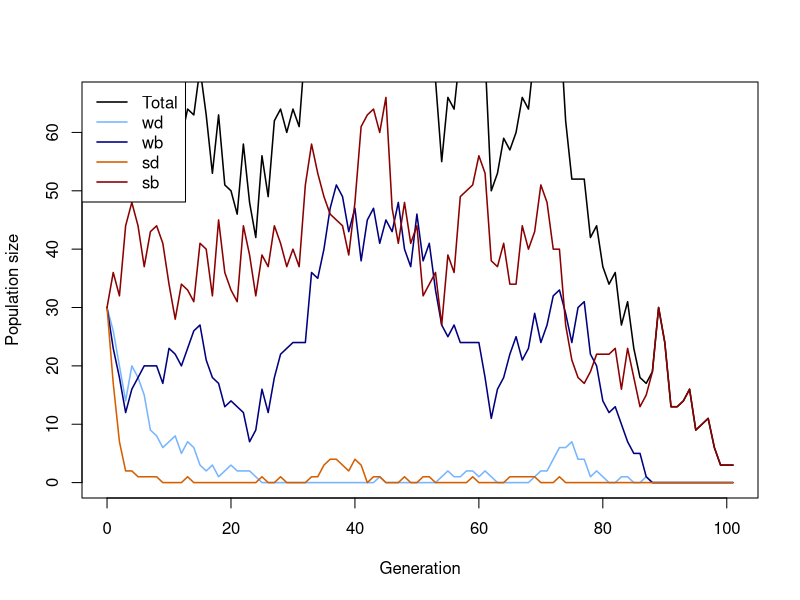
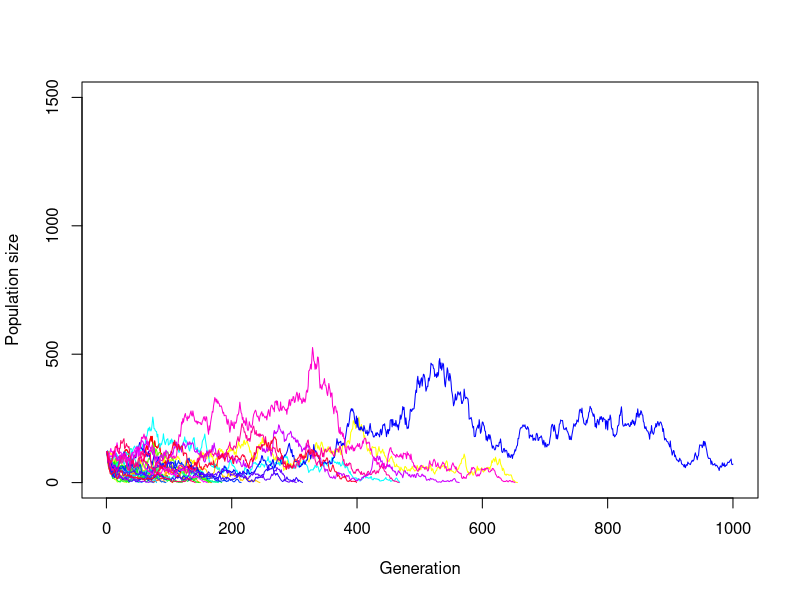
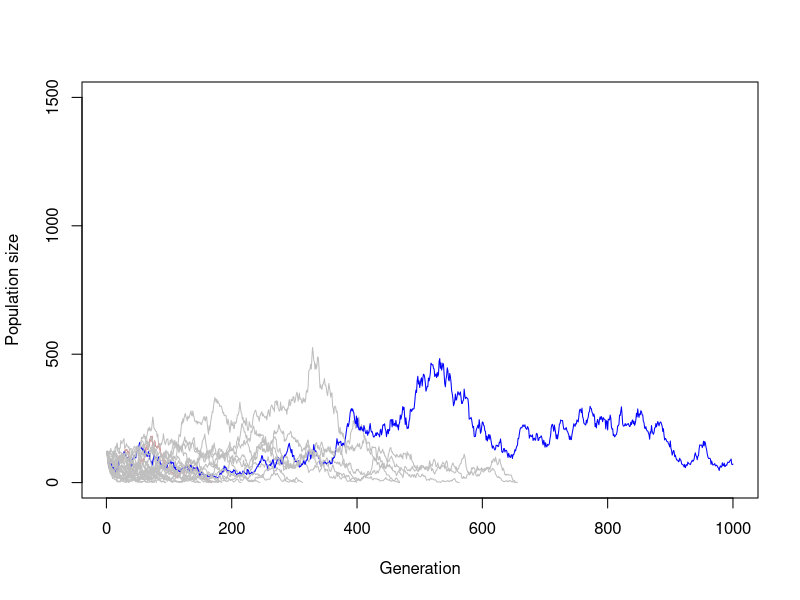
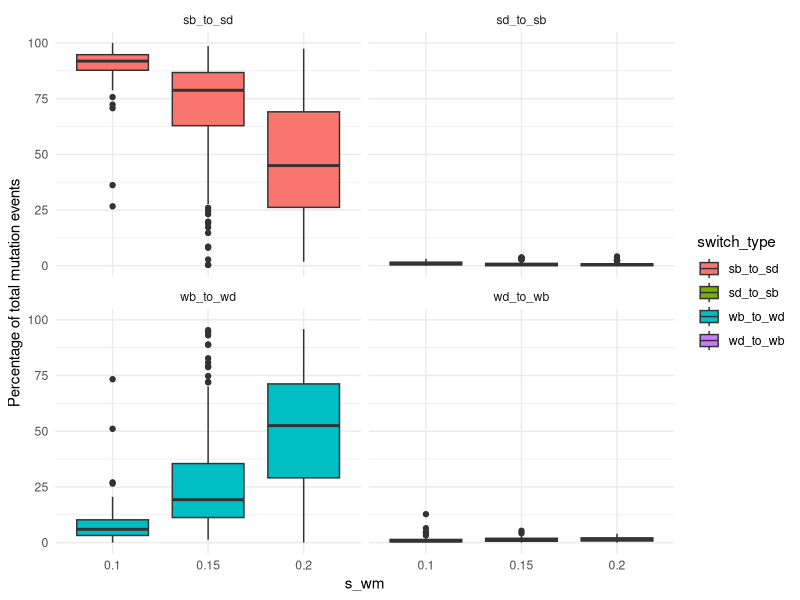
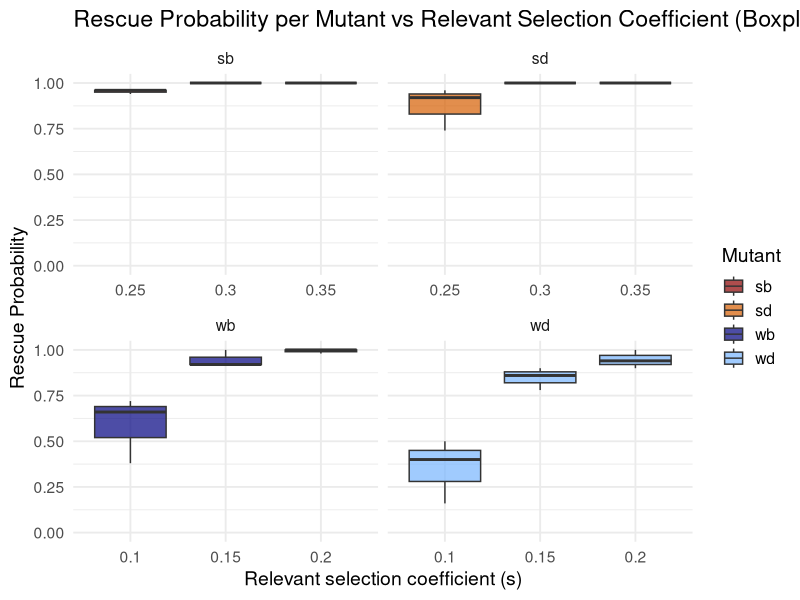
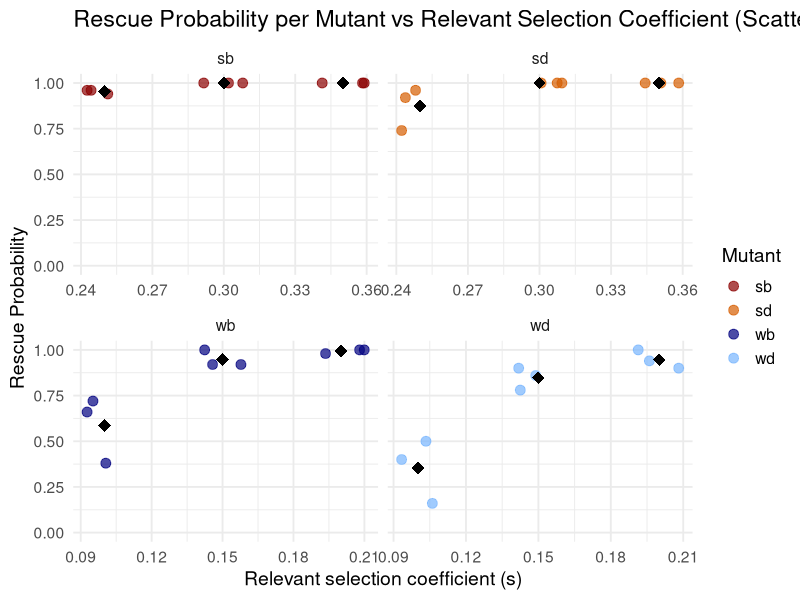
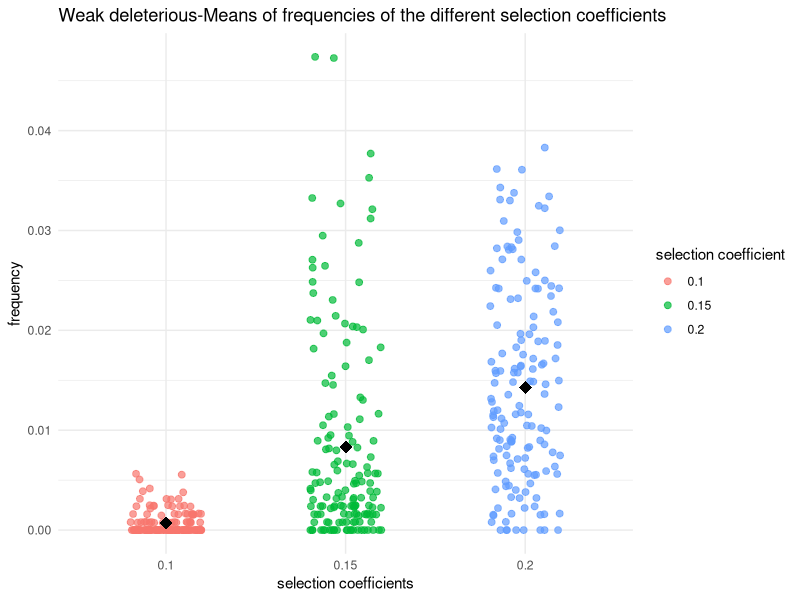
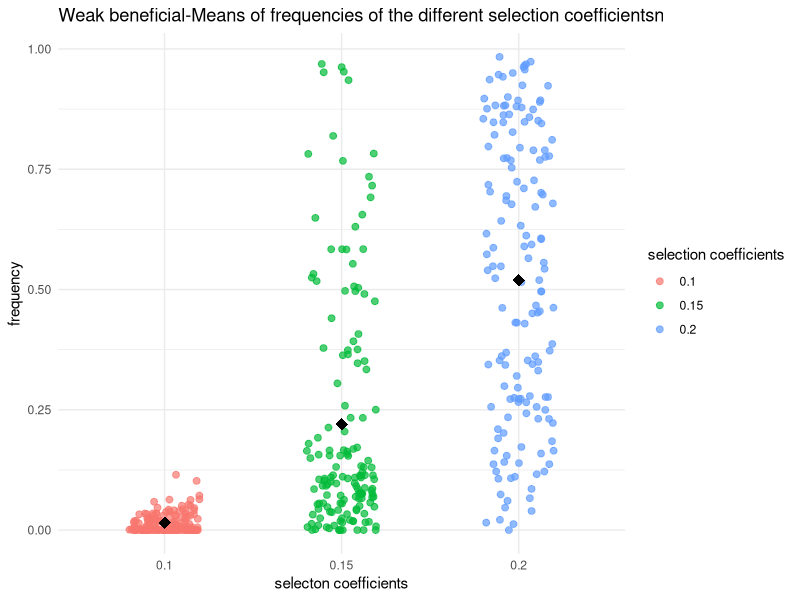

Reproduce these figures in R, in order.
## ---- chunk 1
# Function for simulating one Generation in the Population
# adding the population sizes, decay rates, seleection coefficients and mutation rates
simulate_one_gen <- function(N_wd, N_wb, N_sd, N_sb, decay_rate_wm, decay_rate_sm, s_wm, s_sm, m_rate_wm, m_rate_sm) {
  
  # draw Offspring according to Poisson Distribution
  # altered so all four different mutations are considered 
  # for deleterious mutations the s is calculated minus (negative effect) and for the beneficial muation the s is added (positive effect)
  
  offsp_wd <- rpois(1, N_wd * (1-decay_rate_wm-s_wm))
  offsp_wb <- rpois(1, N_wb * (1-decay_rate_wm+s_wm))
  offsp_sd <- rpois(1, N_sd * (1-decay_rate_sm-s_sm))
  offsp_sb <- rpois(1, N_sb * (1-decay_rate_sm+s_sm))
  
  # draw changing Mutants according to Poisson Distribution
  # alterations considering the for different mutations 
  
  mut_wd_to_wb <- rpois(1, offsp_wd * m_rate_wm)
  mut_sd_to_sb <- rpois(1, offsp_sd * m_rate_sm)
  mut_wb_to_wd <- rpois(1, offsp_wb * m_rate_wm)
  mut_sb_to_sd <- rpois(1, offsp_sb * m_rate_sm)
  
  # determine new Population Sizes of all four Mutants (2 versions of weak Mutations   and 2   versions of strong Mutations)
  # to account for back mutations as well (beneficial to deleterious), mutations rates for these cases are added (mut_b_to_d)
  
  N_wd_new <- max(offsp_wd - mut_wd_to_wb+ mut_wb_to_wd,0)
  N_wb_new <- max(offsp_wb - mut_wb_to_wd+ mut_wd_to_wb,0)
  N_sd_new <- max(offsp_sd - mut_sd_to_sb+ mut_sb_to_sd,0)
  N_sb_new <- max(offsp_sb - mut_sb_to_sd+ mut_sd_to_sb,0)
  
  # with the return function, the new values for population sizes are stored
  
   # Return new population sizes and mutation changes
  return(list(
    N_wd_new = N_wd_new,
    N_wb_new = N_wb_new,
    N_sd_new = N_sd_new,
    N_sb_new = N_sb_new,
    mut_wb_to_wd = mut_wb_to_wd,
    mut_wd_to_wb = mut_wd_to_wb,
    mut_sb_to_sd = mut_sb_to_sd,
    mut_sd_to_sb = mut_sd_to_sb
  ))
}
  # with print we visualize the numbers we get for the population sizes and mutation changes, we simulate the population by setting our parameters to certain values 


print(simulate_one_gen(N_wd=50, N_wb=50, N_sd=50, N_sb=50, decay_rate_wm=0.2, decay_rate_sm=0.2, s_wm=0.1, s_sm=0.2, m_rate_wm=0.002, m_rate_sm=0.003))
## ---- chunk 2
# Simulation runs until the 100th Generation

max_gen=1000

#With this function we simulate over generations, we put initial population sizes of the four mutations, with the parameter max_gen we determine that our simulation maximally runs until the 100th geneeration

simulate_pop <- function(init_wd, init_wb,  init_sd, init_sb, decay_rate_wm, decay_rate_sm, s_wm, s_sm, m_rate_wm, m_rate_sm, max_gen) {
  
  # Create the Vector in which to save the Results
  pop_vector <- c(init_wd,init_wb, init_sd, init_sb)
  
  # initiate the variables
  pop_new <- c(init_wd, init_wb, init_sd, init_sb)
  
  # defining counters for mutation changes
  count_wb_to_wd <- 0
  count_wd_to_wb <- 0
  count_sb_to_sd <- 0
  count_sd_to_sb <- 0
  total_mut_events <- 0
  
  # run the Simulation until Generation max_gen
  for (i in 1:(max_gen + 1)) {
    
    # redefine the current Population one Generation later
    results <- simulate_one_gen(pop_new[1],pop_new[2],pop_new[3],pop_new[4], decay_rate_wm, decay_rate_sm, s_wm, s_sm, m_rate_wm, m_rate_sm)
    
    # add the new Population Sizes to the Output Vector
    pop_new <- c(results$N_wd_new, results$N_wb_new, results$N_sd_new, results$N_sb_new)
    pop_vector <- rbind(pop_vector,pop_new)
    
     # count for tracking Mutations
    count_wb_to_wd <- count_wb_to_wd + results$mut_wb_to_wd
    count_wd_to_wb <- count_wd_to_wb + results$mut_wd_to_wb
    count_sb_to_sd <- count_sb_to_sd + results$mut_sb_to_sd
    count_sd_to_sb <- count_sd_to_sb + results$mut_sd_to_sb
    total_mut_events <- total_mut_events + results$mut_wb_to_wd + results$mut_wd_to_wb +
      results$mut_sb_to_sd + results$mut_sd_to_sb
      
    # Condition to stop the Simulation before max_gen: either the Population exceeds 10 Times the Original Population Size, or it goes extinct
    
    if ((sum(pop_new) >= 10 * sum(c(init_wd, init_wb, init_sd, init_sb))) || sum(pop_new) == 0)
      break

}
    # calculating Mutation Frequencies percent
    if (total_mut_events > 0) {
    freq_wb_to_wd <- 100 * count_wb_to_wd / total_mut_events
    freq_wd_to_wb <- 100 * count_wd_to_wb / total_mut_events
    freq_sb_to_sd <- 100 * count_sb_to_sd / total_mut_events
    freq_sd_to_sb <- 100 * count_sd_to_sb / total_mut_events
  } else {
    freq_wb_to_wd <- freq_wd_to_wb <- freq_sb_to_sd <- freq_sd_to_sb <- 0
  }  
  # Define the Row and Column Names of the Output Vector
  rownames(pop_vector) <- (0:max_gen)[1:length(pop_vector[,1])] 
  
  # the colom-names in our vectors are according to our mutations (wd, wb, sd, sb)
  
  colnames(pop_vector) <- c("wd","wb", "sd", "sb")
  
    
  
  # Return mutation results
  return(list(
    population = pop_vector,
    switch_stats = data.frame(
      wb_to_wd = freq_wb_to_wd,
      wd_to_wb = freq_wd_to_wb,
      sb_to_sd = freq_sb_to_sd,
      sd_to_sb = freq_sd_to_sb
    )
  ))
}
  



# Test the Function and plot the Result

max_gen <- 100

# Simulation Data with certain values determined

output <- simulate_pop(init_wd=30, init_wb=30,  init_sd=30, init_sb=30, decay_rate_wm=0.1, decay_rate_sm=0.2, s_wm=0.1, s_sm=0.2, m_rate_wm=0.003, m_rate_sm=0.005,max_gen)

# show the last few Lines of the Data Table

print(tail(output))

# extracting Population-Matrix 
pop_matrix <- output$population

# assign frequencies of mutation changes
switch_stats <- output$switch_stats


# determine x Axis Range 
x_range <- 0:(nrow(pop_matrix)-1)

# plot the Output
# this plots the total Population Size-black line visible in the plot
plot(x_range, pop_matrix[,1] + pop_matrix[,2] + pop_matrix[,3] + pop_matrix[,4],
     type='l', ylim=c(0,max(pop_matrix)), xlab="Generation", ylab="Population size",
     col="black", lwd=1.5)

# adding each mutant
lines(x_range, pop_matrix[,1], col="#77b5fe", lwd=1.5) # wd
lines(x_range, pop_matrix[,2], col="navyblue", lwd=1.5) # wb
lines(x_range, pop_matrix[,3], col="#D55E00", lwd=1.5) # sd
lines(x_range, pop_matrix[,4], col="darkred", lwd=1.5) # sb

# Legend
legend("topleft",
       legend=c("Total","wd","wb","sd","sb"),
       col=c("black","#77b5fe","navyblue","#D55E00","darkred"),
       lty=1, lwd=1.5)

# output of mutation changes in per cent
print(switch_stats)

## ---- chunk 3
# code for plotting the result of different populations in one plot
init_wd <- 30
init_wb <- 30
init_sd <- 30
init_sb <- 30
m_rate_wm <- 0.003 
m_rate_sm <- 0.005
decay_rate_wm <- 0.1
decay_rate_sm <- 0.2
s_wm <- 0.1
s_sm <- 0.2
max_gen <- 1000
replicates <- 30


# defining Data Frame to save one Row (Population Size for multiple Generations until max_gen) after one Loop
temp_output <- data.frame(array(NA, dim = c(0,max_gen)))
# defining Data Frame to save all Results from Loop
final_output <- data.frame(array(NA, dim = c(replicates,max_gen)))
# defining a Set of colors in order to color each Line differently
lines_colors <- rainbow(replicates)

# simulating a population multiple times
for (i in 1:replicates) {
  temp_output <- simulate_pop(
    init_wd, init_wb, init_sd, init_sb,
    decay_rate_wm, decay_rate_sm,
    s_wm, s_sm,
    m_rate_wm, m_rate_sm,
    max_gen = max_gen)
  # extract Pop Matrix
  pop_matrix <- temp_output$population
  
  # calculate Row Sums
  temp_output <- rowSums(pop_matrix[, c("wd", "wb", "sd", "sb")])
  # adding to Result Table
  final_output[i, 1:length(temp_output)]<-temp_output
}

# defining end_gen which is as long as the last Generation where the pop size is an actual Number and not NA yet
end_gen<-tail(which(!is.na(final_output[1,])), 1)
# Plot first Line / first Population
plot(x=1:max_gen,y=final_output[1,1:max_gen],type='l',ylim=c(0,max(1500, na.rm = TRUE)),xlab =  "Generation",ylab = "Population size", col = lines_colors[1])
# Loop for plotting each Row of Data Table / Population as a Line in the Plot
for (i in 1:replicates) {
  
  end_gen<-tail(which(!is.na(final_output[i,])), 1)
  # each line gets assigned to a Color of lines_colors
  lines(x=1:max_gen,y=final_output[i,1:max_gen], col=lines_colors[i])
  
  
}

# same plot only that all lines of populations that go extinct, are colored grey
# defining end_gen which is as long as the last Generation where the pop size is an actual Number and not NA yet
end_gen<-tail(which(!is.na(final_output[1,])), 1)
# Plot one Line / one Population
plot(x=1:max_gen,y=final_output[1,1:max_gen],type='l',ylim=c(0,max(1500, na.rm = TRUE)),xlab =  "Generation",ylab = "Population size", col = lines_colors[1])
# Loop for plotting each Row of Data Table / Population as a Line in the Plot
for (i in 1:replicates) {
  
  end_gen<-tail(which(!is.na(final_output[i,])), 1)
  # if the length of end_gen is shorter than max_gen,then the Line will be colored grey
  if (end_gen < max_gen){
    line_col <- "grey"
    # otherwise the line is colored randomly with another color
  } else {
    line_col <- lines_colors[i]
  }
  lines(x=1:max_gen,y=final_output[i,1:max_gen], col=line_col)
  
  
}

## ---- chunk 4
# set some Parameters to fixed Values

init_wd <- 30
init_wb <- 30
init_sd <- 30
init_sb <- 30
m_rate_wm <- 0.01
m_rate_sm <- 0.01
decay_rate_wm <- 0.1
decay_rate_sm <- 0.2
s_wm <- 0.05
s_sm <- 0.1
max_gen <- 1000
# determine how often to run the Simulation for each set of Parameters
no_replicates <- 50


# set Parameters to vary
s_values_wm <- c(0.10,0.15,0.2)
s_values_sm <- c(0.25,0.30,0.35)
#Commented to vary always only one variable
#m_values_wm <- c(0.001,0.01,0.05)
#m_values_sm <- c(0.05,0.1,0.15)


# initialize Data Table - where to collect the Results
data_table <- c()
data_table_wd<- c()
data_table_wb<- c()
data_table_sd<- c()
data_table_sb<- c()
# empty list to save rescue results
rescue_results <- data.frame(
  s_wm = numeric(),
  s_sm = numeric(),
  replicate = integer(),
  rescued = integer()
)

# preparing list to save mutation changes (in per cent) for all replicates - only if they exist
switch_stats_all <- data.frame(
  s_wm = numeric(),
  s_sm = numeric(),
  replicate = integer(),
  wb_to_wd = numeric(),
  wd_to_wb = numeric(),
  sb_to_sd = numeric(),
  sd_to_sb = numeric()
)

library(dplyr)
library(ggplot2)
library(tidyr)

# define total runs and rescue count
total_runs<-0
rescue_count<-0
# run the Simulation across all chosen parameters
# loop over mutation rates
#for(mval_wm in m_values_wm){
 # for(mval_sm in m_values_sm){
    # loop over Selection strength
    for(sval_wm in s_values_wm){
      for(sval_sm in s_values_sm){
        # different Way of running many Simulations: make Replicates using "repeat" Function         with a counter i
        # reset Counter
        i<-1
        
        repeat {
          # increase Counter by one
          i<-i+1
          # defining total runs
          total_runs <- total_runs + 1
          # run the Simulation once
          one_run <- simulate_pop(init_wd, init_wb, init_sd, init_sb,
                                  decay_rate_wm, decay_rate_sm,
                                  sval_wm, sval_sm, m_rate_wm,m_rate_sm, max_gen)
          
          # determine total Population Sizes
         pop_matrix <- one_run$population


         total_size <- rowSums(pop_matrix)
          
  # defining popuation matrix
  pop_matrix <- one_run$population
  # calculating total size (1 row is equal to total pop size, meaning adding up all columns)
  total_size <- rowSums(pop_matrix)
# saving mutation changes  
 if (!is.null(one_run$switch_stats) && nrow(one_run$switch_stats) > 0) {
  switch_stats <- one_run$switch_stats
  switch_stats_all <- rbind(
    switch_stats_all,
    data.frame(
      s_wm = sval_wm,
      s_sm = sval_sm,
      replicate = i-1,
      wb_to_wd = switch_stats$wb_to_wd,
      wd_to_wb = switch_stats$wd_to_wb,
      sb_to_sd = switch_stats$sb_to_sd,
      sd_to_sb = switch_stats$sd_to_sb
    )
  )
}
          
          
          # determine final Population Size for each Mutant
          N_end_wd <- pop_matrix[nrow(pop_matrix), "wd"]
          N_end_wb <- pop_matrix[nrow(pop_matrix), "wb"]
          N_end_sd <- pop_matrix[nrow(pop_matrix), "sd"]
          N_end_sb <- pop_matrix[nrow(pop_matrix), "sb"]
        
          total_end <- N_end_wd + N_end_wb + N_end_sd + N_end_sb
          # introduce rescue count
         rescued_wd <- ifelse(N_end_wd > 0, 1, 0)
         rescued_wb <- ifelse(N_end_wb > 0, 1, 0)
         rescued_sd <- ifelse(N_end_sd > 0, 1, 0)
         rescued_sb <- ifelse(N_end_sb > 0, 1, 0)

         
          # save rescue outcome (rescue or extinction)
          rescue_results <- rbind(rescue_results,
            data.frame(
              s_wm = sval_wm,
              s_sm = sval_sm,
              replicate = i - 1,
              rescued_wd = rescued_wd,
              rescued_wb = rescued_wb,
              rescued_sd = rescued_sd,
              rescued_sb = rescued_sb
  )
)

          # determine Frequencies of each mutant in the final Population
          freq_wd <- ifelse(total_end > 0, N_end_wd / total_end, 0)
          freq_wb <- ifelse(total_end > 0, N_end_wb / total_end, 0)
          freq_sd <- ifelse(total_end > 0, N_end_sd / total_end, 0)
          freq_sb <- ifelse(total_end > 0, N_end_sb / total_end, 0)
          
          
          
          data_table_wd<- rbind(data_table_wd, c(sval_wm,freq_wd))
          data_table_wb<- rbind(data_table_wb, c(sval_wm, freq_wb))
          data_table_sd<- rbind(data_table_sd,c(sval_sm, freq_sd))
          data_table_sb<-rbind(data_table_sb, c (sval_sm,freq_sb))
          # enter the Data into the Table
          data_table <- rbind(data_table,c(m_rate_wm = 0.001,m_rate_sm = 0.005,sval_wm,sval_sm,N_end_wd,N_end_wb, N_end_sd, N_end_sb,freq_wd, freq_wb, freq_sd,freq_sb)) # note that we add the varying Parameters (Mutation Rate and Selection Strength for each Version of weak and strong Mutation) to the Table too
          # stop the repeated Computation after no_replicates times
          
          
          if(i>no_replicates) break
          
        }
      }
    }
  #}
#}

# Population over generations
print(one_run$population)
# Mutation changes in percent
print(switch_stats_all)



# Make sure data is a proper data frame
data_table_wd <- as.data.frame(data_table_wd)

# If the column names are missing or wrong, set them
colnames(data_table_wd) <- c("V1", "V2")

# Add an Index Column for plotting along x-axis
data_table_wd$Index <- 1:nrow(data_table_wd)

# plotting Mutation Changes with different s values
switch_long <- switch_stats_all %>%
  pivot_longer(cols = c(wb_to_wd, wd_to_wb, sb_to_sd, sd_to_sb),
               names_to = "switch_type",
               values_to = "percent")

ggplot(switch_long, aes(x = factor(s_wm), y = percent, fill = switch_type)) +
  geom_boxplot() +
  facet_wrap(~ switch_type) +
  labs(x = "s_wm", y = "Percentage of total mutation events") +
  theme_minimal()

# calculate Rescue Probability per Parameter Combination

rescue_summary <- rescue_results %>%
  group_by(s_wm, s_sm) %>%
  summarise(
    rescue_prob_wd = mean(rescued_wd),
    rescue_prob_wb = mean(rescued_wb),
    rescue_prob_sd = mean(rescued_sd),
    rescue_prob_sb = mean(rescued_sb),
    .groups = "drop"
  )

print(rescue_summary)


# Prepare rescue data
rescue_long <- rescue_summary %>%
  pivot_longer(
    cols = starts_with("rescue_prob_"),
    names_to = "mutant",
    values_to = "rescue_prob"
  ) %>%
  mutate(
    mutant = gsub("rescue_prob_", "", mutant),
    s_value = case_when(
      mutant %in% c("wd", "wb") ~ s_wm,
      mutant %in% c("sd", "sb") ~ s_sm
    )
  )

# Plotting Rescue Probability with different s values
library(ggplot2)

ggplot(rescue_long, aes(x = factor(s_value), y = rescue_prob, fill = mutant)) +
  geom_boxplot(alpha = 0.7) +
  scale_y_continuous(limits = c(0, 1)) +
  scale_fill_manual(values = c(
    "wd" = "#77b5fe", 
    "wb" = "navyblue", 
    "sd" = "#D55E00", 
    "sb" = "darkred"
  )) +
  facet_wrap(~ mutant, scales = "free_x") +
  labs(
    title = "Rescue Probability per Mutant vs Relevant Selection Coefficient (Boxplot)",
    x = "Relevant selection coefficient (s)",
    y = "Rescue Probability",
    fill = "Mutant"
  ) +
  theme_minimal(base_size = 14)

ggplot(rescue_long, aes(x = s_value, y = rescue_prob, color = mutant)) +
  geom_jitter(width = 0.01, height = 0, size = 3, alpha = 0.7) +
  stat_summary(fun = mean, geom = "point", shape = 18, size = 4, color = "black") +
  scale_y_continuous(limits = c(0, 1)) +
  scale_color_manual(values = c(
    "wd" = "#77b5fe", 
    "wb" = "navyblue", 
    "sd" = "#D55E00", 
    "sb" = "darkred"
  )) +
  facet_wrap(~ mutant, scales = "free_x") +
  labs(
    title = "Rescue Probability per Mutant vs Relevant Selection Coefficient (Scatterplot)",
    x = "Relevant selection coefficient (s)",
    y = "Rescue Probability",
    color = "Mutant"
  ) +
  theme_minimal(base_size = 14)














# plotting wd with different s values
  # making sure that its a data frame
data_table_wd <- as.data.frame(data_table_wd)
colnames(data_table_wd) <- c("V1", "V2")


  # Scatterplot of wd with jitter and mean 
library(ggplot2)
ggplot(data_table_wd, aes(x = factor(V1), y = V2, color = factor(V1))) +
  geom_jitter(width = 0.2, height = 0, size = 2, alpha = 0.7) +
  stat_summary(fun = mean, geom = "point", shape = 18, size = 4, color = "black") +
  labs(
    x = "selection coefficients",
    y = "frequency",
    color = "selection coefficient",
    title = "Weak deleterious-Means of frequencies of the different selection coefficients"
  ) +
  theme_minimal()

# plotting wb with different s values
  # making sure that its a data frame
data_table_wb <- as.data.frame(data_table_wb)
colnames(data_table_sb) <- c("V1", "V2")

# Scatterplot of wb with jitter and mean
ggplot(data_table_wb, aes(x = factor(V1), y = V2, color = factor(V1))) +
  geom_jitter(width = 0.2, height = 0, size = 2, alpha = 0.7) +
  stat_summary(fun = mean, geom = "point", shape = 18, size = 4, color = "black") +
  labs(
    x = "selecton coefficients",
    y = "frequency",
    color = "selection coefficients",
    title = "Weak beneficial-Means of frequencies of the different selection coefficientsn"
  ) +
  theme_minimal()

# plotting sd with different s values
  # making sure that its a data frame
data_table_sd <- as.data.frame(data_table_sd)

colnames(data_table_sd) <- c("V1", "V2")

  # Scatterplot of sd with jitter and mean
ggplot(data_table_sd, aes(x = factor(V1), y = V2, color = factor(V1))) +
  geom_jitter(width = 0.2, height = 0, size = 2, alpha = 0.7) +
  stat_summary(fun = mean, geom = "point", shape = 18, size = 4, color = "black") +
  labs(
    x = "selection coefficients ",
    y = "frequency",
    color = "selection coefficients",
    title = "Strong deletrious-Means of frequencies of the different selection coefficients"
  ) +
  theme_minimal()

# plotting sb with different s values
  # making sure that its a data frame
data_table_sb <- as.data.frame(data_table_sb)
colnames(data_table_sb) <- c("V1", "V2")

  # Scatterplot of sb with jitter and mean 
ggplot(data_table_sb, aes(x = factor(V1), y = V2, color = factor(V1))) +
  geom_jitter(width = 0.2, height = 0, size = 2, alpha = 0.7) +
  stat_summary(fun = mean, geom = "point", shape = 18, size = 4, color = "black") +
  labs(
    x = "selection coefficients",
    y = "frequency",
    color = "selection coefficients",
    title = "Strong beneficial-Means of frequencies of the different selection coefficients"
  ) +
  theme_minimal()


# mean Frequencies of each mutant
mean_freq_wd <- mean(freq_wd)*100
mean_freq_wb <- mean(freq_wb)*100
mean_freq_sd <- mean(freq_sd)*100
mean_freq_sb <- mean(freq_sb)*100

print(paste("Mean frequency of wd =", mean_freq_wd) )
print(paste("Mean frequency of wb =", mean_freq_wb) )
print(paste("Mean frequency of sd =", mean_freq_sd) )
print(paste("Mean frequency of sb =", mean_freq_sb) )

# define Column Names of Data Table
colnames(data_table) <- c("m_rate_wm","m_rate_sm","s_wm","s_sm","N_end_wd", "N_end_wb", "N_end_sd", "N_end_sb","freq_wd", "freq_wb", "freq_sd","freq_sb")
# show the first and last Lines of the Output
print(head(data_table))
print(tail(data_table))
## ---- chunk 5

# --- Initial parameters ---
init_wd <- 50
init_wb <- 50
init_sd <- 50
init_sb <- 50

decay_rate_wm <- 0.15
decay_rate_sm <- 0.25
s_wm <- 0.2
s_sm <- 0.3

max_gen <- 1000
no_replicates <- 50

# --- Parameter grids ---
s_values_wm <- c(0.10, 0.15, 0.20)
s_values_sm <- c(0.25, 0.30, 0.35)
m_values_wm <- c(0.004, 0.005, 0.006)
m_values_sm <- c(0.007, 0.008, 0.009)

# --- Initialize results containers ---
data_table <- c()
data_table_wd <- c()
data_table_wb <- c()
data_table_sd <- c()
data_table_sb <- c()

rescue_results <- data.frame(
  s_sm = numeric(),
  m_rate_sm = numeric(),
  replicate = integer(),
  rescued_sd = integer(),
  rescued_sb = integer()
)

# --- Counters ---
total_runs <- 0
rescue_count <- 0

# --- Simulation loop ---
for (mval_sm in m_values_sm) {
  for (sval_sm in s_values_sm) {
    for (rep in 1:no_replicates) {
      
      # Run your simulation (make sure simulate_pop() is defined)
      one_run <- simulate_pop(
        init_wd, init_wb, init_sd, init_sb,
        decay_rate_wm, decay_rate_sm,
        sval_sm, s_wm, mval_sm, m_rate_wm, max_gen
      )
      
      # Extract final population sizes correctly
      pop <- one_run$population
      N_end_sd <- tail(pop[, "sd"], 1)
      N_end_sb <- tail(pop[, "sb"], 1)
      
      # Determine rescue outcomes
      rescued_sd <- as.integer(N_end_sd > 0)
      rescued_sb <- as.integer(N_end_sb > 0)
      
      # Append results
      rescue_results <- rbind(
        rescue_results,
        data.frame(
          s_sm = sval_sm,
          m_rate_sm = mval_sm,
          replicate = rep,
          rescued_sd = rescued_sd,
          rescued_sb = rescued_sb
        )
      )
    }
  }
}

# --- Summarise rescue probabilities ---
library(dplyr)
rescue_summary <- rescue_results %>%
  group_by(s_sm, m_rate_sm) %>%
  summarise(
    rescue_prob_sd = mean(rescued_sd),
    rescue_prob_sb = mean(rescued_sb),
    .groups = "drop"
  )

# --- Visualisation ---
library(tidyr)
library(ggplot2)

# Long format (optional, for general plotting)
rescue_long <- rescue_summary %>%
  pivot_longer(
    cols = starts_with("rescue_prob_"),
    names_to = "mutant",
    values_to = "rescue_prob"
  ) %>%
  mutate(mutant = gsub("rescue_prob_", "", mutant))

# --- Heatmap: strong deleterious mutation ---
ggplot(rescue_summary, aes(x = factor(s_sm), y = factor(m_rate_sm), fill = rescue_prob_sd)) +
  geom_tile() +
  scale_fill_gradientn(
    colors = c("blue", "#FFB3B3", "red"),
    values = c(0, 0.3, 1),
    limits = c(0, 1),
    name = "Rescue Prob sd"
  ) +
  labs(
    title = "Heatmap: Rescue Probability of Strong Deleterious Mutation",
    x = "Strong selection coefficients",
    y = "Mutation rates (strong mutation)"
  ) +
  theme_minimal() +
  theme(
    plot.title = element_text(hjust = 0.5, size = 14, face = "bold"),
    plot.margin = margin(t = 20, r = 10, b = 10, l = 10)
  )

# --- Heatmap: strong beneficial mutation ---
ggplot(rescue_summary, aes(x = factor(s_sm), y = factor(m_rate_sm), fill = rescue_prob_sb)) +
  geom_tile() +
  scale_fill_gradientn(
    colors = c("blue", "#FFB3B3", "red"),
    values = c(0, 0.3, 1),
    limits = c(0, 1),
    name = "Rescue Prob sb"
  ) +
  labs(
    title = "Heatmap: Rescue Probability of Strong Beneficial Mutation",
    x = "Strong selection coefficients",
    y = "Mutation rates (strong mutation)"
  ) +
  theme_minimal() +
  theme(
    plot.title = element_text(hjust = 0.5, size = 14, face = "bold"),
    plot.margin = margin(t = 20, r = 10, b = 10, l = 10)
  )



rescue_results <- data.frame(
  s_wm = numeric(),
  m_rate_wm = numeric(),
  replicate = integer(),
  rescued_wd = integer(),
  rescued_wb = integer()
)

total_runs <- 0
rescue_count <- 0

# --- Simulation loop ---
for (mval_wm in m_values_wm) {
  for (sval_wm in s_values_wm) {
    for (rep in 1:no_replicates) {
      
      # Run your simulation (make sure simulate_pop() is defined)
      one_run <- simulate_pop(
        init_wd, init_wb, init_sd, init_sb,
        decay_rate_wm, decay_rate_sm,
        sval_wm, s_sm, mval_wm, m_rate_sm, max_gen
      )
      
      # Extract final population sizes correctly
      pop <- one_run$population
      N_end_wd <- tail(pop[, "wd"], 1)
      N_end_wb <- tail(pop[, "wb"], 1)
      
      # Determine rescue outcomes
      rescued_wd <- as.integer(N_end_wd > 0)
      rescued_wb <- as.integer(N_end_wb > 0)
      
      # Append results
      rescue_results <- rbind(
        rescue_results,
        data.frame(
          s_wm = sval_wm,
          m_rate_wm = mval_wm,
          replicate = rep,
          rescued_wd = rescued_wd,
          rescued_wb = rescued_wb
        )
      )
    }
  }
}

# --- Summarise rescue probabilities ---
library(dplyr)
rescue_summary <- rescue_results %>%
  group_by(s_wm, m_rate_wm) %>%
  summarise(
    rescue_prob_wd = mean(rescued_wd),
    rescue_prob_wb = mean(rescued_wb),
    .groups = "drop"
  )

# --- Visualisation ---
library(tidyr)
library(ggplot2)

# Convert to long format (optional)
rescue_long <- rescue_summary %>%
  pivot_longer(
    cols = starts_with("rescue_prob_"),
    names_to = "mutant",
    values_to = "rescue_prob"
  ) %>%
  mutate(mutant = gsub("rescue_prob_", "", mutant))

# --- Heatmap: weak deleterious mutation ---
ggplot(rescue_summary, aes(x = factor(s_wm), y = factor(m_rate_wm), fill = rescue_prob_wd)) +
  geom_tile() +
  scale_fill_gradientn(
    colors = c("blue", "#FFB3B3", "red"),
    values = c(0, 0.2, 1),
    limits = c(0, 1),
    name = "Rescue Prob wd"
  ) +
  labs(
    title = "Heatmap: Rescue Probability of Weak Deleterious Mutation",
    x = "Weak selection coefficients",
    y = "Mutation rates (weak mutation)"
  ) +
  theme_minimal() +
  theme(
    plot.title = element_text(hjust = 0.5, size = 14, face = "bold"),
    plot.margin = margin(t = 20, r = 10, b = 10, l = 10)
  )

# --- Heatmap: weak beneficial mutation ---
ggplot(rescue_summary, aes(x = factor(s_wm), y = factor(m_rate_wm), fill = rescue_prob_wb)) +
  geom_tile() +
  scale_fill_gradientn(
    colors = c("blue", "#FFB3B3", "red"),
    values = c(0, 0.3, 1),
    limits = c(0, 1),
    name = "Rescue Prob wb"
  ) +
  labs(
    title = "Heatmap: Rescue Probability of Weak Beneficial Mutation",
    x = "Weak selection coefficients",
    y = "Mutation rates (weak mutation)"
  ) +
  theme_minimal() +
  theme(
    plot.title = element_text(hjust = 0.5, size = 14, face = "bold"), # zentrieren & größer
    plot.margin = margin(t = 20, r = 10, b = 10, l = 10)              # mehr Abstand oben
  )
